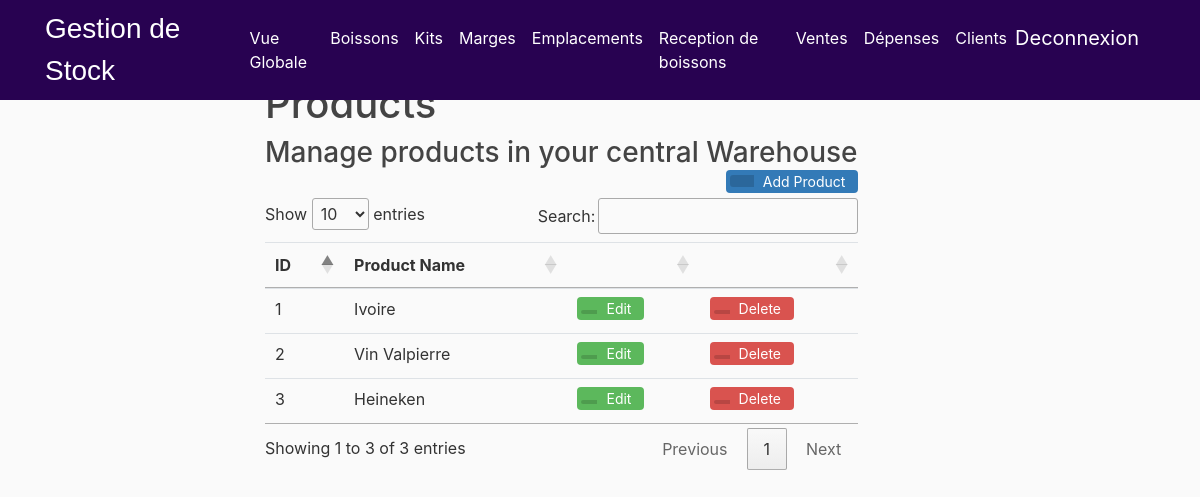
Page /Product (signed in) on the earlier database version.
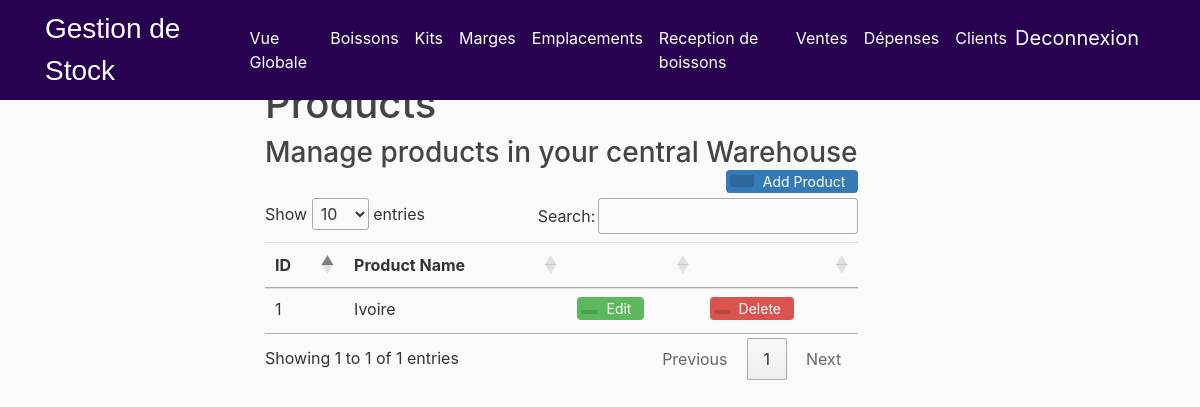
Same page on the later database version.
### flaskinventory/models.py (models this page shows, shortened)
class Product(db.Model):
    db.__tablename__ = 'product'
    id = db.Column(db.Integer, primary_key=True)
    price = db.Column(db.Integer)
    prod_name = db.Column(db.String(20), unique=True, nullable=False)
    loc_id = db.Column(db.Integer, db.ForeignKey('location.id'))
    location = relationship("Location",back_populates="products")
    margin = db.relationship("Margin", back_populates="product")
    kits = db.relationship("Kit", secondary=products_kits)
    stocks = db.relationship("Stock", back_populates="product")

### flaskinventory/routes.py (the view, shortened to what this page needs)
@app.route("/Product", methods=['GET', 'POST'])
@login_required
def product():
    form = addproduct()
    eform = editproduct()
    details = Product.query.all()
    exists = bool(Product.query.all())
    if exists == False and request.method == 'GET':
        flash(f'Add products to view', 'info')
    return render_template('product.html', title='Products', eform=eform, form=form, details=details)

### flaskinventory/forms.py
class addproduct(FlaskForm):
    prodname = StringField('Product Name', validators=[DataRequired()])
    price = IntegerField('Prix', validators=[DataRequired()])
    prodsubmit = SubmitField('Save Changes')

class editproduct(FlaskForm):
    editname = StringField('Product Name', validators=[DataRequired()])
    price = IntegerField('Prix', validators=[DataRequired()])
    editsubmit = SubmitField('Save Changes')

### flaskinventory/routes.py (called while the page is built)
@login_manager.user_loader
def user_loader(user_id):
    return User.query.get(user_id)

### flaskinventory/templates/product.html (shortened to what this page needs)
{% extends "overview.html" %}
{% block content %}
<div class="container">
<h1>Products</h1>
<div >
  <h3 style="display: inline-block;margin:0;"> Manage products in your central Warehouse</h3>
  <button type="button" class="btn btn-add" data-toggle="modal" data-target="#exampleModal">
   <span class="btn-icon-add"></span>Add Product</button>
</div>
<table class="table table-hover" id="example">
<thead>
 <tr>
   <th>ID</th>
   <th>Product Name</th>
   <th></th>
   <th></th>
 </tr>
</thead>
<tbody>
  {% for d in details %}
  <tr>
   <td>{{d.id}}</td>
   <td>{{d.prod_name}}</td>
   <td>
       <button type="button" class="btn btn-edit" data-toggle="modal" data-target = "#edit{{d.id}}" >
       <span class="btn-icon"></span>Edit</button>
   </td>
   <td>
      <a href="{{ url_for('delete', p_id = d.id,type ='product') }}">
       <button type="button" class="btn btn-delete">
       <span class="btn-icon"></span>Delete</button></a>
   </td>
 </tr>
{%endfor%}
</tbody>
</table>
{% endblock content %}

Differences in the rows shown:
removed Product: id "2", prod_name "Vin Valpierre"
removed Product: id "3", prod_name "Heineken"
Other differences:
text written by a page script: "Show entries Search: Showing 1 to 3 of 3 entries Previous 1 Next" → "Show entries Search: Showing 1 to 1 of 1 entries Previous 1 Next"
